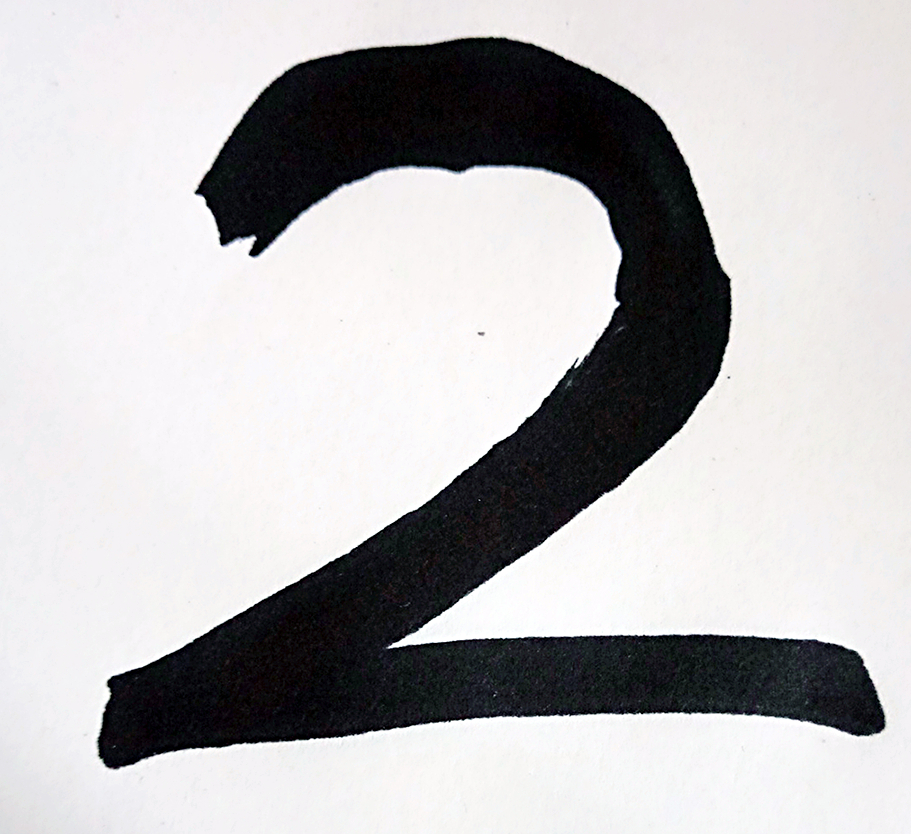
#> input picture test-java-py/examplePictures/2.jpg, 911 x 834 px
$ python -i handWriteRecognizeSystem.py   (imports and definitions only)   (older library calls are emulated)
#> lines starting #> are read from the running program, lines starting #| are printed output that depends on the picture
'''
手写识别系统
构建识别类
Recognize
调用getResult()函数即可
'''

import operator
from numpy import *
from PIL import Image
from os import listdir

# [47 lines left out: functions classify, img2vector, getResult, not called in this run]

# 处理初始图形
def changeImg2Text(filename):
#> called with filename = 'examplePictures/2.jpg'
    im = Image.open(filename)
#> im is the input picture: PIL image 911x834 RGB; mean R, G, B 185.9, 184.6, 185.9
    im2 = im.resize((32, 32), Image.ANTIALIAS)
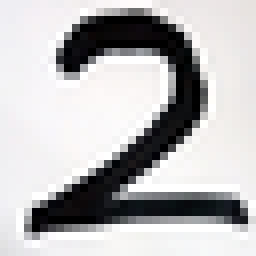
#> im2: PIL image 32x32 RGB (shown 8 times larger); mean R, G, B 185.7, 184.5, 185.5
    img = array(im2)

    m, n = img.shape[:2]
#> m = 32; n = 32
    fileNameStr = filename.split('\\')[-1].split('.')[0] + '.txt'
    fr = open(fileNameStr, 'w')

    for i in range(m):
        for j in range(n):
            R, G, B = img[i, j, :]
            if R < 40 and G < 40 and B < 40:
                fr.write('1')
            else:
                fr.write('0')
        fr.write('\n')

    fr.close()
    return fileNameStr

>>> result = changeImg2Text('examplePictures/2.jpg')
